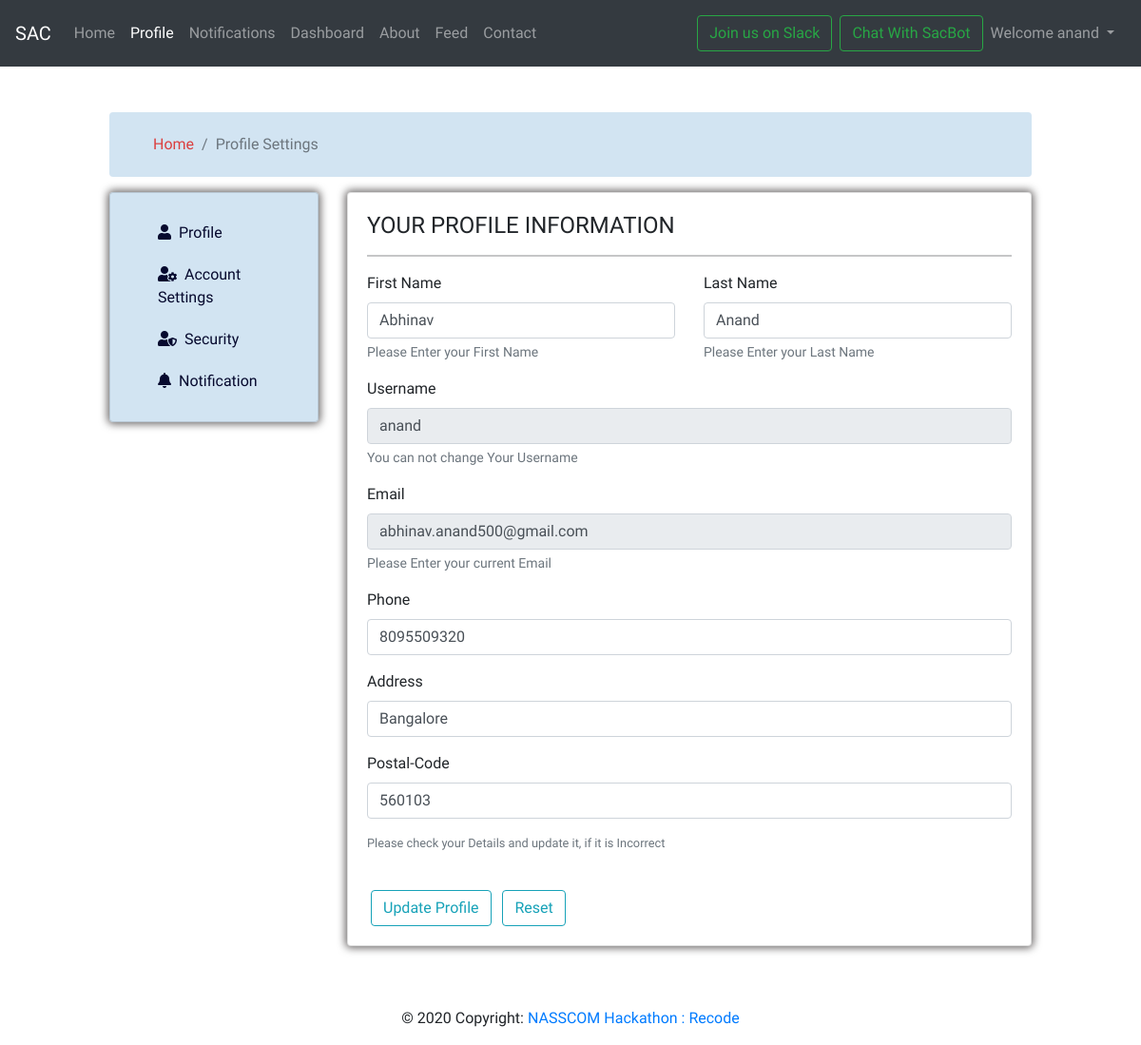
/profile (signed in), run on an earlier commit of the app's database.
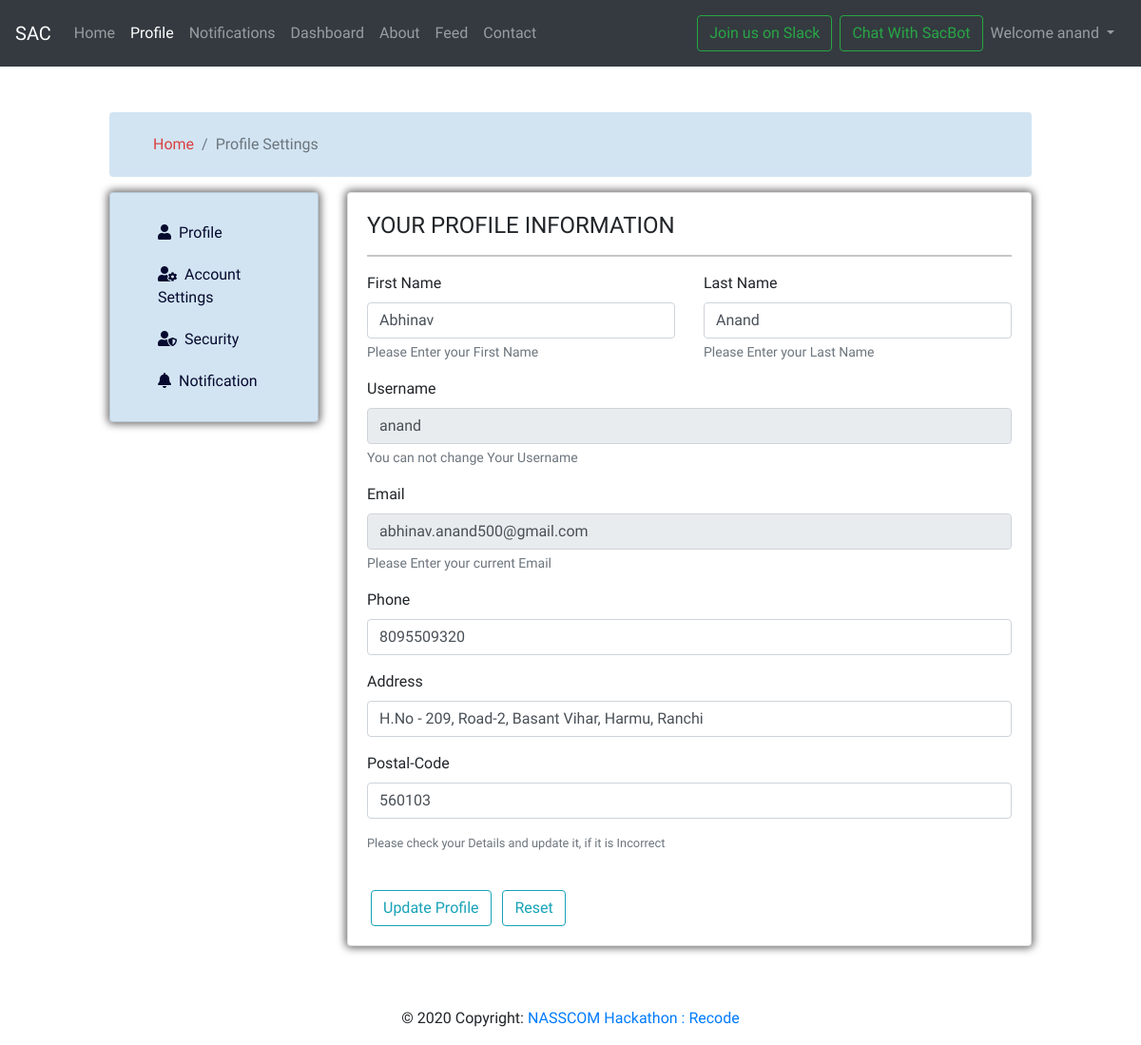
And on a later commit of the database.
### mysite/models.py (models this page shows, shortened)
class Userinfo(models.Model):
    username=models.CharField(max_length=30,null=True)
    firstname=models.CharField(max_length=30,null=True)
    lastname=models.CharField(max_length=30,null=True)
    email=models.CharField(max_length=30,null=True)
    password=models.CharField(max_length=30,null=True)
    phone=models.CharField(max_length=30,null=True)
    address=models.CharField(max_length=50,null=True)
    pin=models.CharField(max_length=30,null=True)
    timestamp = models.DateTimeField(default=now)

### mysite/views.py (the view, shortened to what this page needs)
# urls.py: path('profile',views.profile,name='profile'),
@login_required(login_url='handleLogin')
def profile(request):
    data=Userinfo.objects.filter(username=request.user)
    params={'data':data}
    return render(request, 'mysite/profile.html',params)

### templates/mysite/profile.html (shortened to what the changed rows need)
{% extends 'base.html' %}
{% block body %}
  <div class="container-fluid mt-5">
      <div class="row">
        <div class="col-md-10 col-11 mx-auto">
          <div class="row">
            <div class="col-lg-9 col-md-8 ">
                <div class="card">
                    <div class="card-body tab-content border-0">
                        <div class="tab-pane active" id="profile">
                            <form action="/profile" method="POST">
                              {% for datas in data %}
                                <div class="row">
                                <div class="mb-3 col-6">
                                    <label for="exampleFormControlInput1" class="form-label">First Name</label>
                                    <input type="text" class="form-control" id="exampleFormControlInput1" placeholder="Enter your Name" value="{{datas.firstname}}" name="fnamea">
                                    <small class="form-text text-muted">Please Enter your First Name</small>
                                </div>
                                <div class="mb-3 col-6">
                                    <label for="exampleFormControlInput2" class="form-label">Last Name</label>
                                    <input type="text" class="form-control" id="exampleFormControlInput2" placeholder="Enter your Name" value="{{datas.lastname}}" name="lnamea">
                                    <small class="form-text text-muted">Please Enter your Last Name</small>
                                </div>
                                </div>
                                <fieldset disabled aria-label="Disabled fieldset example">
                                    <div class="mb-3">
                                        <label for="disabledTextInput" class="form-label">Username</label>
                                        <input type="text" id="disabledTextInput" class="form-control" placeholder="Enter your Username" value="{{ datas.username }}">
                                        <small class="form-text text-muted">You can not change Your Username</small>
                                    </div>
                                    <div class="mb-3">
                                        <label for="disabledTextInput" class="form-label">Email</label>
                                        <input type="email" class="form-control" id="disabledTextInput" placeholder="Enter your Email" value='{{ datas.email }}'>
                                        <small class="form-text text-muted">Please Enter your current Email</small>
                                    </div>
                                </fieldset>
                                <div class="mb-3">
                                    <label for="exampleFormControlInput1" class="form-label">Phone</label>
                                    <input type="text" class="form-control" id="exampleFormControlInput1" placeholder="Enter your Phone Number" value="{{datas.phone}}" name="phone">
                                </div>
                                <div class="mb-3">
                                    <label for="exampleFormControlInput1" class="form-label">Address</label>
                                    <input type="text" class="form-control" id="exampleFormControlInput1" placeholder="Enter your Address" value="{{datas.address}}" name="address">
                                </div>
                                <div class="mb-3">
                                    <label for="exampleFormControlInput1" class="form-label">Postal-Code</label>
                                    <input type="text" class="form-control" id="exampleFormControlInput1" placeholder="Enter your Postal-Code" value="{{datas.pin}}" name="pin">
                                </div>
                                <div class="form-group form-text text-muted small">
                                    Please check your Details and update it, if it is Incorrect
                                </div>
                                {% endfor %}
                                <br>
                                <button class="btn btn-outline-info mx-1" type="submit">Update Profile</button>
                                <button class="btn btn-outline-info mx-1" type="reset">Reset</button>
                            </form>
                        </div>
                    </div>
                </div>
            </div>
          </div>
        </div>
      </div>
    </div>
{% endblock body %}

What changed in the data, as far as the page shows it:
changed Userinfo "Abhinav": address "Bangalore" → "H.No - 209, Road-2, Basant Vihar, Harmu, Ranchi"
